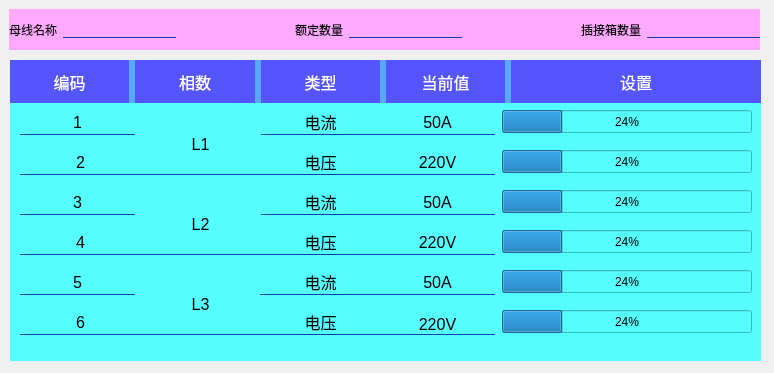
<?xml version="1.0" encoding="UTF-8"?>
<ui version="4.0">
 <class>MajorSetting</class>
 <widget class="QWidget" name="MajorSetting">
  <property name="geometry">
   <rect>
    <x>0</x>
    <y>0</y>
    <width>774</width>
    <height>373</height>
   </rect>
  </property>
  <property name="windowTitle">
   <string>Form</string>
  </property>
  <widget class="QWidget" name="widget" native="true">
   <property name="geometry">
    <rect>
     <x>9</x>
     <y>9</y>
     <width>751</width>
     <height>41</height>
    </rect>
   </property>
   <property name="maximumSize">
    <size>
     <width>16777215</width>
     <height>50</height>
    </size>
   </property>
   <property name="styleSheet">
    <string notr="true">background-color: rgb(255, 170, 255);</string>
   </property>
   <layout class="QHBoxLayout" name="horizontalLayout">
    <item>
     <widget class="QLabel" name="label">
      <property name="text">
       <string>母线名称</string>
      </property>
     </widget>
    </item>
    <item>
     <widget class="QLineEdit" name="lineEdit">
      <property name="styleSheet">
       <string notr="true">QLineEdit{
	border-left:none;
	border-right:none;
	border-top: none;
	border-bottom:1px solid rgb(12,62,180);
}</string>
      </property>
     </widget>
    </item>
    <item>
     <spacer name="horizontalSpacer">
      <property name="orientation">
       <enum>Qt::Horizontal</enum>
      </property>
      <property name="sizeHint" stdset="0">
       <size>
        <width>104</width>
        <height>20</height>
       </size>
      </property>
     </spacer>
    </item>
    <item>
     <widget class="QLabel" name="label_2">
      <property name="text">
       <string>额定数量</string>
      </property>
     </widget>
    </item>
    <item>
     <widget class="QLineEdit" name="lineEdit_2">
      <property name="styleSheet">
       <string notr="true">QLineEdit{
	border-left:none;
	border-right:none;
	border-top: none;
	border-bottom:1px solid rgb(12,62,180);
}</string>
      </property>
     </widget>
    </item>
    <item>
     <spacer name="horizontalSpacer_2">
      <property name="orientation">
       <enum>Qt::Horizontal</enum>
      </property>
      <property name="sizeHint" stdset="0">
       <size>
        <width>104</width>
        <height>20</height>
       </size>
      </property>
     </spacer>
    </item>
    <item>
     <widget class="QLabel" name="label_3">
      <property name="text">
       <string>插接箱数量</string>
      </property>
     </widget>
    </item>
    <item>
     <widget class="QLineEdit" name="lineEdit_3">
      <property name="styleSheet">
       <string notr="true">QLineEdit{
	border-left:none;
	border-right:none;
	border-top: none;
	border-bottom:1px solid rgb(12,62,180);
}</string>
      </property>
     </widget>
    </item>
   </layout>
  </widget>
  <widget class="QWidget" name="widget_2" native="true">
   <property name="geometry">
    <rect>
     <x>10</x>
     <y>60</y>
     <width>751</width>
     <height>301</height>
    </rect>
   </property>
   <property name="styleSheet">
    <string notr="true">background-color: rgb(85, 255, 255);</string>
   </property>
   <widget class="QWidget" name="widget_3" native="true">
    <property name="geometry">
     <rect>
      <x>0</x>
      <y>0</y>
      <width>751</width>
      <height>43</height>
     </rect>
    </property>
    <property name="styleSheet">
     <string notr="true">background-color: rgb(85, 170, 255);</string>
    </property>
    <layout class="QHBoxLayout" name="horizontalLayout_2">
     <item>
      <widget class="QLabel" name="label_4">
       <property name="font">
        <font>
         <pointsize>12</pointsize>
        </font>
       </property>
       <property name="styleSheet">
        <string notr="true">background-color: rgb(85, 85, 255);
color: rgb(255, 255, 255);</string>
       </property>
       <property name="text">
        <string>编码</string>
       </property>
       <property name="alignment">
        <set>Qt::AlignCenter</set>
       </property>
      </widget>
     </item>
     <item>
      <widget class="QLabel" name="label_5">
       <property name="font">
        <font>
         <pointsize>12</pointsize>
        </font>
       </property>
       <property name="styleSheet">
        <string notr="true">background-color: rgb(85, 85, 255);
color: rgb(255, 255, 255);</string>
       </property>
       <property name="text">
        <string>相数</string>
       </property>
       <property name="alignment">
        <set>Qt::AlignCenter</set>
       </property>
      </widget>
     </item>
     <item>
      <widget class="QLabel" name="label_6">
       <property name="font">
        <font>
         <pointsize>12</pointsize>
        </font>
       </property>
       <property name="styleSheet">
        <string notr="true">background-color: rgb(85, 85, 255);
color: rgb(255, 255, 255);</string>
       </property>
       <property name="text">
        <string>类型</string>
       </property>
       <property name="alignment">
        <set>Qt::AlignCenter</set>
       </property>
      </widget>
     </item>
     <item>
      <widget class="QLabel" name="label_7">
       <property name="font">
        <font>
         <pointsize>12</pointsize>
        </font>
       </property>
       <property name="styleSheet">
        <string notr="true">background-color: rgb(85, 85, 255);
color: rgb(255, 255, 255);</string>
       </property>
       <property name="text">
        <string>当前值</string>
       </property>
       <property name="alignment">
        <set>Qt::AlignCenter</set>
       </property>
      </widget>
     </item>
     <item>
      <widget class="QLabel" name="label_8">
       <property name="minimumSize">
        <size>
         <width>250</width>
         <height>0</height>
        </size>
       </property>
       <property name="font">
        <font>
         <pointsize>12</pointsize>
        </font>
       </property>
       <property name="styleSheet">
        <string notr="true">background-color: rgb(85, 85, 255);
color: rgb(255, 255, 255);</string>
       </property>
       <property name="text">
        <string>设置</string>
       </property>
       <property name="alignment">
        <set>Qt::AlignCenter</set>
       </property>
      </widget>
     </item>
    </layout>
   </widget>
   <widget class="QLabel" name="label_9">
    <property name="geometry">
     <rect>
      <x>10</x>
      <y>50</y>
      <width>115</width>
      <height>25</height>
     </rect>
    </property>
    <property name="font">
     <font>
      <pointsize>12</pointsize>
     </font>
    </property>
    <property name="styleSheet">
     <string notr="true">QLabel{
	border-left:none;
	border-right:none;
	border-top: none;
	border-bottom:1px solid rgb(12,62,180);
}</string>
    </property>
    <property name="text">
     <string>1</string>
    </property>
    <property name="alignment">
     <set>Qt::AlignCenter</set>
    </property>
   </widget>
   <widget class="QLabel" name="label_11">
    <property name="geometry">
     <rect>
      <x>250</x>
      <y>50</y>
      <width>121</width>
      <height>25</height>
     </rect>
    </property>
    <property name="font">
     <font>
      <pointsize>12</pointsize>
     </font>
    </property>
    <property name="styleSheet">
     <string notr="true">QLabel{
	border-left:none;
	border-right:none;
	border-top: none;
	border-bottom:1px solid rgb(12,62,180);
}</string>
    </property>
    <property name="text">
     <string>电流</string>
    </property>
    <property name="alignment">
     <set>Qt::AlignCenter</set>
    </property>
   </widget>
   <widget class="QLabel" name="label_1_cur">
    <property name="geometry">
     <rect>
      <x>370</x>
      <y>50</y>
      <width>115</width>
      <height>25</height>
     </rect>
    </property>
    <property name="font">
     <font>
      <pointsize>12</pointsize>
     </font>
    </property>
    <property name="styleSheet">
     <string notr="true">QLabel{
	border-left:none;
	border-right:none;
	border-top: none;
	border-bottom:1px solid rgb(12,62,180);
}</string>
    </property>
    <property name="text">
     <string>50A</string>
    </property>
    <property name="alignment">
     <set>Qt::AlignCenter</set>
    </property>
   </widget>
   <widget class="QLabel" name="label_14">
    <property name="geometry">
     <rect>
      <x>250</x>
      <y>90</y>
      <width>121</width>
      <height>25</height>
     </rect>
    </property>
    <property name="font">
     <font>
      <pointsize>12</pointsize>
     </font>
    </property>
    <property name="styleSheet">
     <string notr="true">QLabel{
	border-left:none;
	border-right:none;
	border-top: none;
	border-bottom:1px solid rgb(12,62,180);
}</string>
    </property>
    <property name="text">
     <string>电压</string>
    </property>
    <property name="alignment">
     <set>Qt::AlignCenter</set>
    </property>
   </widget>
   <widget class="QLabel" name="label_15">
    <property name="geometry">
     <rect>
      <x>10</x>
      <y>90</y>
      <width>121</width>
      <height>25</height>
     </rect>
    </property>
    <property name="font">
     <font>
      <pointsize>12</pointsize>
     </font>
    </property>
    <property name="styleSheet">
     <string notr="true">QLabel{
	border-left:none;
	border-right:none;
	border-top: none;
	border-bottom:1px solid rgb(12,62,180);
}</string>
    </property>
    <property name="text">
     <string>2</string>
    </property>
    <property name="alignment">
     <set>Qt::AlignCenter</set>
    </property>
   </widget>
   <widget class="QLabel" name="label_16">
    <property name="geometry">
     <rect>
      <x>130</x>
      <y>54</y>
      <width>121</width>
      <height>61</height>
     </rect>
    </property>
    <property name="font">
     <font>
      <pointsize>12</pointsize>
     </font>
    </property>
    <property name="styleSheet">
     <string notr="true">QLabel{
	border-left:none;
	border-right:none;
	border-top: none;
	border-bottom:1px solid rgb(12,62,180);
}</string>
    </property>
    <property name="text">
     <string>L1</string>
    </property>
    <property name="alignment">
     <set>Qt::AlignCenter</set>
    </property>
   </widget>
   <widget class="QLabel" name="label_1_vol">
    <property name="geometry">
     <rect>
      <x>370</x>
      <y>90</y>
      <width>115</width>
      <height>25</height>
     </rect>
    </property>
    <property name="font">
     <font>
      <pointsize>12</pointsize>
     </font>
    </property>
    <property name="styleSheet">
     <string notr="true">QLabel{
	border-left:none;
	border-right:none;
	border-top: none;
	border-bottom:1px solid rgb(12,62,180);
}</string>
    </property>
    <property name="text">
     <string>220V</string>
    </property>
    <property name="alignment">
     <set>Qt::AlignCenter</set>
    </property>
   </widget>
   <widget class="QLabel" name="label_19">
    <property name="geometry">
     <rect>
      <x>250</x>
      <y>130</y>
      <width>121</width>
      <height>25</height>
     </rect>
    </property>
    <property name="font">
     <font>
      <pointsize>12</pointsize>
     </font>
    </property>
    <property name="styleSheet">
     <string notr="true">QLabel{
	border-left:none;
	border-right:none;
	border-top: none;
	border-bottom:1px solid rgb(12,62,180);
}</string>
    </property>
    <property name="text">
     <string>电流</string>
    </property>
    <property name="alignment">
     <set>Qt::AlignCenter</set>
    </property>
   </widget>
   <widget class="QLabel" name="label_20">
    <property name="geometry">
     <rect>
      <x>10</x>
      <y>130</y>
      <width>115</width>
      <height>25</height>
     </rect>
    </property>
    <property name="font">
     <font>
      <pointsize>12</pointsize>
     </font>
    </property>
    <property name="styleSheet">
     <string notr="true">QLabel{
	border-left:none;
	border-right:none;
	border-top: none;
	border-bottom:1px solid rgb(12,62,180);
}</string>
    </property>
    <property name="text">
     <string>3</string>
    </property>
    <property name="alignment">
     <set>Qt::AlignCenter</set>
    </property>
   </widget>
   <widget class="QLabel" name="label_21">
    <property name="geometry">
     <rect>
      <x>10</x>
      <y>170</y>
      <width>121</width>
      <height>25</height>
     </rect>
    </property>
    <property name="font">
     <font>
      <pointsize>12</pointsize>
     </font>
    </property>
    <property name="styleSheet">
     <string notr="true">QLabel{
	border-left:none;
	border-right:none;
	border-top: none;
	border-bottom:1px solid rgb(12,62,180);
}</string>
    </property>
    <property name="text">
     <string>4</string>
    </property>
    <property name="alignment">
     <set>Qt::AlignCenter</set>
    </property>
   </widget>
   <widget class="QLabel" name="label_2_vol">
    <property name="geometry">
     <rect>
      <x>370</x>
      <y>170</y>
      <width>115</width>
      <height>25</height>
     </rect>
    </property>
    <property name="font">
     <font>
      <pointsize>12</pointsize>
     </font>
    </property>
    <property name="styleSheet">
     <string notr="true">QLabel{
	border-left:none;
	border-right:none;
	border-top: none;
	border-bottom:1px solid rgb(12,62,180);
}</string>
    </property>
    <property name="text">
     <string>220V</string>
    </property>
    <property name="alignment">
     <set>Qt::AlignCenter</set>
    </property>
   </widget>
   <widget class="QLabel" name="label_2_cur">
    <property name="geometry">
     <rect>
      <x>370</x>
      <y>130</y>
      <width>115</width>
      <height>25</height>
     </rect>
    </property>
    <property name="font">
     <font>
      <pointsize>12</pointsize>
     </font>
    </property>
    <property name="styleSheet">
     <string notr="true">QLabel{
	border-left:none;
	border-right:none;
	border-top: none;
	border-bottom:1px solid rgb(12,62,180);
}</string>
    </property>
    <property name="text">
     <string>50A</string>
    </property>
    <property name="alignment">
     <set>Qt::AlignCenter</set>
    </property>
   </widget>
   <widget class="QLabel" name="label_26">
    <property name="geometry">
     <rect>
      <x>130</x>
      <y>134</y>
      <width>121</width>
      <height>61</height>
     </rect>
    </property>
    <property name="font">
     <font>
      <pointsize>12</pointsize>
     </font>
    </property>
    <property name="styleSheet">
     <string notr="true">QLabel{
	border-left:none;
	border-right:none;
	border-top: none;
	border-bottom:1px solid rgb(12,62,180);
}</string>
    </property>
    <property name="text">
     <string>L2</string>
    </property>
    <property name="alignment">
     <set>Qt::AlignCenter</set>
    </property>
   </widget>
   <widget class="QLabel" name="label_27">
    <property name="geometry">
     <rect>
      <x>250</x>
      <y>170</y>
      <width>121</width>
      <height>25</height>
     </rect>
    </property>
    <property name="font">
     <font>
      <pointsize>12</pointsize>
     </font>
    </property>
    <property name="styleSheet">
     <string notr="true">QLabel{
	border-left:none;
	border-right:none;
	border-top: none;
	border-bottom:1px solid rgb(12,62,180);
}</string>
    </property>
    <property name="text">
     <string>电压</string>
    </property>
    <property name="alignment">
     <set>Qt::AlignCenter</set>
    </property>
   </widget>
   <widget class="QLabel" name="label_3_vol">
    <property name="geometry">
     <rect>
      <x>370</x>
      <y>254</y>
      <width>115</width>
      <height>21</height>
     </rect>
    </property>
    <property name="font">
     <font>
      <pointsize>12</pointsize>
     </font>
    </property>
    <property name="styleSheet">
     <string notr="true">QLabel{
	border-left:none;
	border-right:none;
	border-top: none;
	border-bottom:1px solid rgb(12,62,180);
}</string>
    </property>
    <property name="text">
     <string>220V</string>
    </property>
    <property name="alignment">
     <set>Qt::AlignCenter</set>
    </property>
   </widget>
   <widget class="QLabel" name="label_3_cur">
    <property name="geometry">
     <rect>
      <x>370</x>
      <y>210</y>
      <width>115</width>
      <height>25</height>
     </rect>
    </property>
    <property name="font">
     <font>
      <pointsize>12</pointsize>
     </font>
    </property>
    <property name="styleSheet">
     <string notr="true">QLabel{
	border-left:none;
	border-right:none;
	border-top: none;
	border-bottom:1px solid rgb(12,62,180);
}</string>
    </property>
    <property name="text">
     <string>50A</string>
    </property>
    <property name="alignment">
     <set>Qt::AlignCenter</set>
    </property>
   </widget>
   <widget class="QLabel" name="label_32">
    <property name="geometry">
     <rect>
      <x>10</x>
      <y>250</y>
      <width>121</width>
      <height>25</height>
     </rect>
    </property>
    <property name="font">
     <font>
      <pointsize>12</pointsize>
     </font>
    </property>
    <property name="styleSheet">
     <string notr="true">QLabel{
	border-left:none;
	border-right:none;
	border-top: none;
	border-bottom:1px solid rgb(12,62,180);
}</string>
    </property>
    <property name="text">
     <string>6</string>
    </property>
    <property name="alignment">
     <set>Qt::AlignCenter</set>
    </property>
   </widget>
   <widget class="QLabel" name="label_33">
    <property name="geometry">
     <rect>
      <x>10</x>
      <y>210</y>
      <width>115</width>
      <height>25</height>
     </rect>
    </property>
    <property name="font">
     <font>
      <pointsize>12</pointsize>
     </font>
    </property>
    <property name="styleSheet">
     <string notr="true">QLabel{
	border-left:none;
	border-right:none;
	border-top: none;
	border-bottom:1px solid rgb(12,62,180);
}</string>
    </property>
    <property name="text">
     <string>5</string>
    </property>
    <property name="alignment">
     <set>Qt::AlignCenter</set>
    </property>
   </widget>
   <widget class="QLabel" name="label_34">
    <property name="geometry">
     <rect>
      <x>250</x>
      <y>250</y>
      <width>121</width>
      <height>25</height>
     </rect>
    </property>
    <property name="font">
     <font>
      <pointsize>12</pointsize>
     </font>
    </property>
    <property name="styleSheet">
     <string notr="true">QLabel{
	border-left:none;
	border-right:none;
	border-top: none;
	border-bottom:1px solid rgb(12,62,180);
}</string>
    </property>
    <property name="text">
     <string>电压</string>
    </property>
    <property name="alignment">
     <set>Qt::AlignCenter</set>
    </property>
   </widget>
   <widget class="QLabel" name="label_35">
    <property name="geometry">
     <rect>
      <x>130</x>
      <y>214</y>
      <width>121</width>
      <height>61</height>
     </rect>
    </property>
    <property name="font">
     <font>
      <pointsize>12</pointsize>
     </font>
    </property>
    <property name="styleSheet">
     <string notr="true">QLabel{
	border-left:none;
	border-right:none;
	border-top: none;
	border-bottom:1px solid rgb(12,62,180);
}</string>
    </property>
    <property name="text">
     <string>L3</string>
    </property>
    <property name="alignment">
     <set>Qt::AlignCenter</set>
    </property>
   </widget>
   <widget class="QLabel" name="label_38">
    <property name="geometry">
     <rect>
      <x>250</x>
      <y>210</y>
      <width>121</width>
      <height>25</height>
     </rect>
    </property>
    <property name="font">
     <font>
      <pointsize>12</pointsize>
     </font>
    </property>
    <property name="styleSheet">
     <string notr="true">QLabel{
	border-left:none;
	border-right:none;
	border-top: none;
	border-bottom:1px solid rgb(12,62,180);
}</string>
    </property>
    <property name="text">
     <string>电流</string>
    </property>
    <property name="alignment">
     <set>Qt::AlignCenter</set>
    </property>
   </widget>
   <widget class="MyProgressBar" name="progressBar">
    <property name="geometry">
     <rect>
      <x>492</x>
      <y>50</y>
      <width>250</width>
      <height>23</height>
     </rect>
    </property>
    <property name="value">
     <number>24</number>
    </property>
   </widget>
   <widget class="MyProgressBar" name="progressBar_2">
    <property name="geometry">
     <rect>
      <x>492</x>
      <y>90</y>
      <width>250</width>
      <height>23</height>
     </rect>
    </property>
    <property name="value">
     <number>24</number>
    </property>
   </widget>
   <widget class="MyProgressBar" name="progressBar_3">
    <property name="geometry">
     <rect>
      <x>492</x>
      <y>130</y>
      <width>250</width>
      <height>23</height>
     </rect>
    </property>
    <property name="value">
     <number>24</number>
    </property>
   </widget>
   <widget class="MyProgressBar" name="progressBar_4">
    <property name="geometry">
     <rect>
      <x>492</x>
      <y>170</y>
      <width>250</width>
      <height>23</height>
     </rect>
    </property>
    <property name="value">
     <number>24</number>
    </property>
   </widget>
   <widget class="MyProgressBar" name="progressBar_5">
    <property name="geometry">
     <rect>
      <x>492</x>
      <y>210</y>
      <width>250</width>
      <height>23</height>
     </rect>
    </property>
    <property name="value">
     <number>24</number>
    </property>
   </widget>
   <widget class="MyProgressBar" name="progressBar_6">
    <property name="geometry">
     <rect>
      <x>492</x>
      <y>250</y>
      <width>250</width>
      <height>23</height>
     </rect>
    </property>
    <property name="value">
     <number>24</number>
    </property>
   </widget>
  </widget>
 </widget>
 <customwidgets>
  <customwidget>
   <class>MyProgressBar</class>
   <extends>QProgressBar</extends>
   <header>myprogressbar.h</header>
  </customwidget>
 </customwidgets>
 <resources/>
 <connections/>
</ui>
